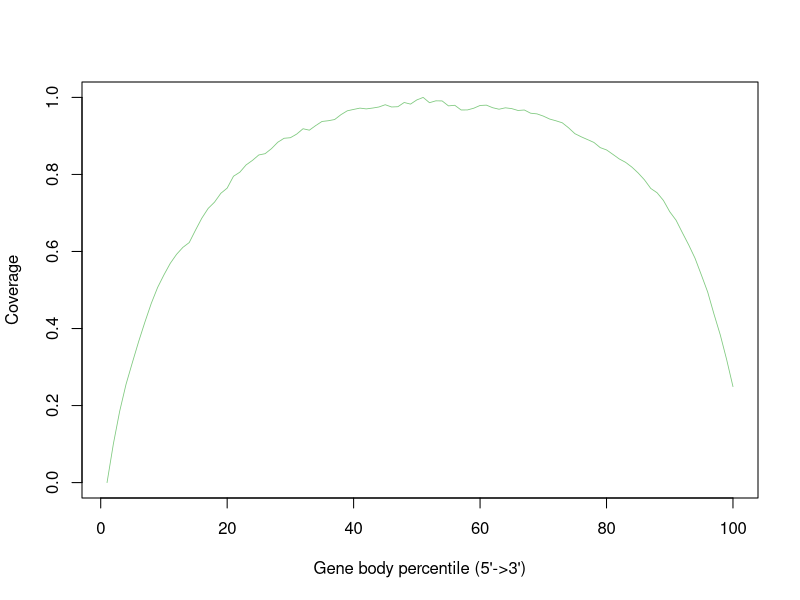

R code for this plot:
MI_24Hr_SRR12108299.gencode.Aligned.sortedByCoord.out <- c(0.0,0.10025757365765954,0.1853061082294064,0.2549214290528848,0.31128128694432516,0.36618400953045255,0.417218204497277,0.4653915218051513,0.5065866454003676,0.5392972124335144,0.5692196071036103,0.5927079617600437,0.610755158099938,0.6231779181898804,0.655620384444399,0.6866939462995655,0.7119223053031697,0.7281280128203672,0.7510392691906007,0.7645480646380375,0.7953573124487371,0.8058033973064203,0.8248336298346182,0.8364895762568739,0.8505595657070325,0.8538964358500726,0.8668550188238555,0.8835484577010434,0.8939029035920203,0.8953763218542274,0.9048041538959057,0.9186469392963793,0.9149188995144649,0.9268649097734851,0.9375484228630891,0.9394539074931139,0.9425809925636115,0.9552059642577736,0.9652139239729809,0.9688052626516682,0.972224304926011,0.970171137663691,0.9723356349103567,0.9751132044177555,0.9810057414463356,0.9751662186960154,0.9758561616602255,0.9868062608347932,0.9826249489737572,0.9935133243814938,1.0,0.9862378720371645,0.9910951159460133,0.9908796507722287,0.978018008192978,0.979549742161271,0.967406443052441,0.9674583213104524,0.9719402998639047,0.9790635254949451,0.9799280369039964,0.973224381418041,0.9693107916622172,0.9729903612468656,0.9709508262275267,0.9660833581364421,0.9673144254123186,0.9589624045458987,0.9572530727454353,0.9515104903896474,0.9438506845279344,0.9393194784303835,0.9341070388571939,0.9210518941622949,0.9058352816080594,0.8977203103001441,0.8904539461178023,0.8831595601026659,0.8696863599563466,0.8636885517180791,0.8522314088392978,0.8403883977494682,0.8315649284799519,0.81921866042007,0.8038948832890664,0.785977950604325,0.7636138773204161,0.752430136648089,0.7325338780171751,0.7032037285699247,0.6811524395277488,0.6487213334757146,0.6169964533447844,0.5824765847293129,0.5391177212342633,0.4947807443053198,0.43736325156259587,0.3830327045082585,0.31942428008503493,0.2492182287323756)


pdf("/athena/angsd/scratch/pes4008/project/QC/rseqc/MI_24Hr_SRR12108299.geneBodyCoverage.curves.pdf")
x=1:100
icolor = colorRampPalette(c("#7fc97f","#beaed4","#fdc086","#ffff99","#386cb0","#f0027f"))(1)
plot(x,MI_24Hr_SRR12108299.gencode.Aligned.sortedByCoord.out,type='l',xlab="Gene body percentile (5'->3')", ylab="Coverage",lwd=0.8,col=icolor[1])
dev.off()
